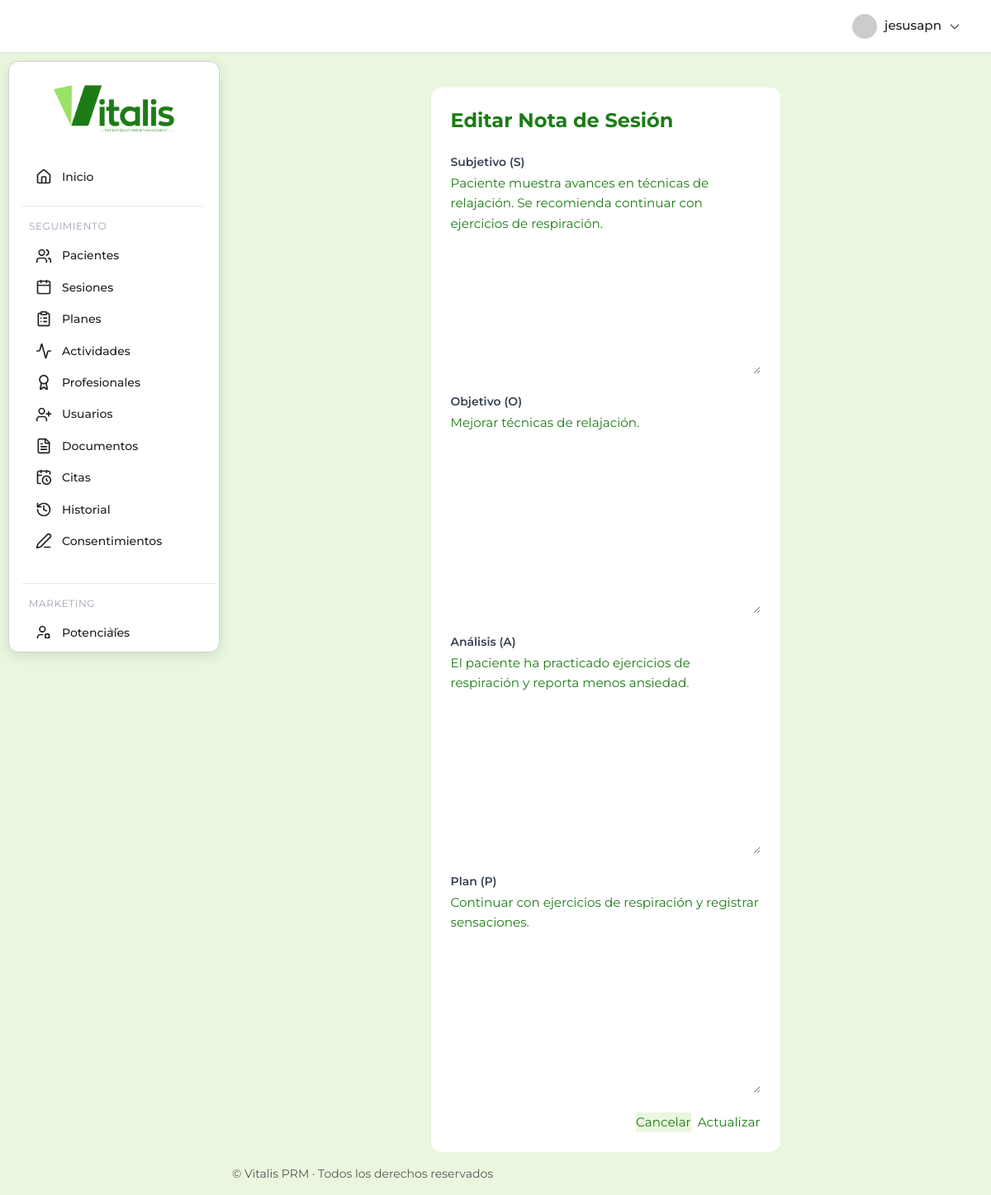
/consultorio/notas/1/editar/ (signed in), run on the app's committed database.
### prm_salud/consultorio/models.py (models this page shows, shortened)
class NotaSesion(models.Model):
    VALORACION_CHOICES = [(i, str(i)) for i in range(1, 11)] # Escala del 1 al 10
    sesion = models.OneToOneField(Sesion, on_delete=models.CASCADE, related_name='nota_sesion', verbose_name="Sesión")
    paciente = models.ForeignKey(Paciente, on_delete=models.CASCADE, related_name='notas_sesion', verbose_name="Paciente")
    profesional = models.ForeignKey(Profesional, on_delete=models.CASCADE, related_name='notas_creadas', verbose_name="Profesional")
    fecha_nota = models.DateField(auto_now_add=True, verbose_name="Fecha de Nota")
    subjetivo = models.TextField(blank=True, verbose_name="Subjetivo (S)")
    objetivo = models.TextField(blank=True, verbose_name="Objetivo (O)")
    analisis = models.TextField(blank=True, verbose_name="Análisis (A)")
    plan = models.TextField(blank=True, verbose_name="Plan (P)")
    diagnostico_dsm = models.CharField(max_length=100, blank=True, null=True, verbose_name="Diagnóstico (DSM-5)")
    progreso_subjetivo_paciente = models.IntegerField(blank=True, null=True, choices=VALORACION_CHOICES, verbose_name="Progreso Subjetivo del Paciente (1-10)")
    progreso_objetivo_profesional = models.IntegerField(blank=True, null=True, choices=VALORACION_CHOICES, verbose_name="Progreso Objetivo del Profesional (1-10)")
    tareas_asignadas = models.TextField(blank=True, verbose_name="Tareas Asignadas")
    temas_abordados = models.CharField(max_length=255, blank=True, verbose_name="Temas Abordados (Separar por comas)")
    generated_summary = models.TextField(blank=True, null=True, verbose_name="Resumen Generado por IA")
    etiquetas = TaggableManager(blank=True) # Requiere migración y posible uso de django-taggit
    class Meta:
        verbose_name = "Nota de Sesión"
        verbose_name_plural = "Notas de Sesión"
        ordering = ['-fecha_nota']

### prm_salud/consultorio/views.py (the view)
# urls.py: path('notas/<int:pk>/editar/', views.NotaSesionUpdateView.as_view(), name='nota_update'),
class NotaSesionUpdateView(UpdateView):
    model = NotaSesion
    fields = ['subjetivo', 'objetivo', 'analisis', 'plan']
    template_name = 'consultorio/notas/nota_form.html'
    context_object_name = 'nota'
    success_url = '/consultorio/sesiones/'

### prm_salud/consultorio/templates/consultorio/notas/nota_form.html (shortened to what this page needs)
{% extends 'consultorio/base.html' %}
{% load static %}
{% load widget_tweaks %}
{% block content %}
<div class="max-w-2xl mx-auto card bg-white p-6 mt-8 shadow-sm rounded-xl">
  <h1 class="text-2xl font-bold mb-6">
    {% if object %}Editar Nota de Sesión{% else %}Registrar Nueva Nota de Sesión{% endif %}
  </h1>
  <form method="post" class="space-y-4">
    {% for field in form %}
    <div class="mb-4">
      <label for="{{ field.id_for_label }}" class="block mb-1 text-sm font-semibold text-gray-700">
        {{ field.label }}
      </label>
      {{ field|add_class:"input-field w-full" }}
    </div>
    {% endfor %}
    <div class="flex justify-end gap-2 mt-6">
      <a
        href="{% url 'consultorio:paciente_detail' form.instance.sesion.paciente.id_paciente %}"
        class="btn-primary"
        style="background: var(--bg-light); color: var(--text-main);"
      >
        Cancelar
      </a>
      <button type="submit" class="btn-primary">
        {% if object %}Actualizar{% else %}Registrar{% endif %}
      </button>
    </div>
  </form>
</div>
{% endblock %}

### prm_salud/consultorio/templates/consultorio/base.html (shortened to what this page needs)
{% load static %}
<!DOCTYPE html>
<html lang="es">
  <head>
    <link
      href="https://cdn.jsdelivr.net/npm/tailwindcss@2.2.19/dist/tailwind.min.css"
      rel="stylesheet"
    />
    <link
      rel="stylesheet"
      href="https://cdn.jsdelivr.net/npm/flatpickr/dist/flatpickr.min.css"
    />
    <link rel="stylesheet" href="{% static 'consultorio/css/main.css' %}" />
  </head>
  <body class="main-body-layout bg-[#e9f7df] text-text-main font-montserrat">
    <header
      class="flex justify-end items-center px-6 py-3 shadow-sm sticky top-0 left-0 right-0 z-20 w-full header-modern border-b border-gray-200"
    >
      <div class="relative">
        {% if user.is_authenticated %}
        <button
          id="user-menu-btn"
          onclick="toggleUserDropdown()"
          class="flex items-center gap-2 rounded-full px-3 py-1 hover:bg-gray-100 focus:outline-none focus:ring-2 focus:ring-primary"
        >
          <img
            src="https://ui-avatars.com/api/?name={{ user.get_full_name|default:user.username }}&background=4f46e5&color=fff&rounded=true&size=32"
            alt="Avatar"
            class="rounded-full shadow-sm border border-white"
          />
          <span class="font-medium"
            >{{ user.get_full_name|default:user.username }}</span
          >
          <svg
            fill="none"
            stroke="currentColor"
            stroke-width="2"
            stroke-linecap="round"
            stroke-linejoin="round"
            viewBox="0 0 24 24"
            class="w-4 h-4 text-gray-400"
          >
            <path d="M19 9l-7 7-7-7"></path>
          </svg>
        </button>
        {% endif %} {% block header_actions %}{% endblock %}
      </div>
    </header>
    <div class="content-wrapper">
      <aside
        class="sidebar-card-container"
        style="
          top: calc(64px + 10px);
          left: 10px;
          height: calc(100vh - (64px + 10px) - 10px);
        "
      >
        <div class="flex justify-center items-center h-28">
          <a href="{% url 'consultorio:dashboard' %}">
            <img
              src="{% static 'consultorio/img/PRMlogo.png' %}"
              alt="Logo Vitalis PRM"
              class="h-16 transition-transform duration-200 hover:scale-105"
            />
          </a>
        </div>
        <nav
          id="sidebar-scroll"
          class="flex flex-col gap-2 px-4 pr-2 overflow-y-scroll hide-scrollbar relative"
        >
          <a
            href="{% url 'consultorio:dashboard' %}"
            class="sidebar-link flex items-center gap-3 py-3 px-3 rounded-lg {% if request.path == '/consultorio/' %}sidebar-active{% endif %}"
          >
            <i data-lucide="home" class="w-5 h-5"></i><span>Inicio</span>
          </a>
          <div class="mt-2 border-t border-gray-200 pt-4 mr-4">
            <h3
              class="text-xs text-gray-400 uppercase tracking-wider mb-2 ml-2"
            >
              Seguimiento
            </h3>
            <a
              href="{% url 'consultorio:paciente_list' %}"
              class="sidebar-link flex items-center gap-3 py-3 px-3 rounded-lg {% if 'pacientes' in request.path %}sidebar-active{% endif %}"
            >
              <i data-lucide="users" class="w-5 h-5"></i><span>Pacientes</span>
            </a>
            <a
              href="{% url 'consultorio:sesion_list' %}"
              class="sidebar-link flex items-center gap-3 py-3 px-3 rounded-lg {% if 'sesiones' in request.path %}sidebar-active{% endif %}"
            >
              <i data-lucide="calendar" class="w-5 h-5"></i
              ><span>Sesiones</span>
            </a>
            <a
              href="{% url 'consultorio:plan_list' %}"
              class="sidebar-link flex items-center gap-3 py-3 px-3 rounded-lg {% if 'planes' in request.path %}sidebar-active{% endif %}"
            >
              <i data-lucide="clipboard-list" class="w-5 h-5"></i
              ><span>Planes</span>
            </a>
            <a
              href="{% url 'consultorio:actividad_list' %}"
              class="sidebar-link flex items-center gap-3 py-3 px-3 rounded-lg {% if 'actividades' in request.path %}sidebar-active{% endif %}"
            >
              <i data-lucide="activity" class="w-5 h-5"></i
              ><span>Actividades</span>
            </a>
            <a
              href="{% url 'consultorio:profesional_list' %}"
              class="sidebar-link flex items-center gap-3 py-3 px-3 rounded-lg {% if 'profesionales' in request.path %}sidebar-active{% endif %}"
            >
              <i data-lucide="award" class="w-5 h-5"></i
              ><span>Profesionales</span>
            </a>
            <a
              href="{% url 'consultorio:user_list' %}"
              class="sidebar-link flex items-center gap-3 py-3 px-3 rounded-lg {% if 'usuarios' in request.path %}sidebar-active{% endif %}"
            >
              <i data-lucide="user-plus" class="w-5 h-5"></i
              ><span>Usuarios</span>
            </a>
            <a
              href="{% url 'consultorio:documentopaciente_list' %}"
              class="sidebar-link flex items-center gap-3 py-3 px-3 rounded-lg {% if 'documentos' in request.path %}sidebar-active{% endif %}"
            >
              <i data-lucide="file-text" class="w-5 h-5"></i
              ><span>Documentos</span>
            </a>
            <a
              href="{% url 'consultorio:cita_list' %}"
              class="sidebar-link flex items-center gap-3 py-3 px-3 rounded-lg {% if 'citas' in request.path %}sidebar-active{% endif %}"
            >
              <i data-lucide="calendar-clock" class="w-5 h-5"></i
              ><span>Citas</span>
            </a>
            <a
              href="{% url 'consultorio:historialcambios_list' %}"
              class="sidebar-link flex items-center gap-3 py-3 px-3 rounded-lg {% if 'historiales' in request.path %}sidebar-active{% endif %}"
            >
              <i data-lucide="history" class="w-5 h-5"></i
              ><span>Historial</span>
            </a>
            <a
              href="{% url 'consultorio:consentimiento_list' %}"
              class="sidebar-link flex items-center gap-3 py-3 px-3 rounded-lg {% if 'consentimientos' in request.path %}sidebar-active{% endif %}"
            >
              <i data-lucide="pen-line" class="w-5 h-5"></i
              ><span>Consentimientos</span>
            </a>
          </div>
          <div class="mt-6 border-t border-gray-200 pt-4">
            <h3
              class="text-xs text-gray-400 uppercase tracking-wider mb-2 ml-2"
            >
              Marketing
            </h3>
            <a
              href="{% url 'consultorio:pacientepotencial_list' %}"
              class="sidebar-link flex items-center gap-3 py-3 px-3 rounded-lg {% if 'marketing/potenciales' in request.path %}sidebar-active{% endif %}"
            >
              <i data-lucide="user-search" class="w-5 h-5"></i
              ><span>Potenciales</span>
            </a>
          </div>
        </nav>
        <div id="scroll-indicator" class="flex justify-center -mt-2">
          <i
            data-lucide="chevron-down"
            class="w-5 h-5 text-gray-400 animate-bounce"
          ></i>
        </div>
      </aside>
      <main class="flex-1 overflow-auto main-content-offset">
        {% block content %}{% endblock %}
      </main>
    </div>
    <footer
      class="text-sm text-text-main py-4 mt-auto"
      style="
        border-top: none;
        text-align: left;
        padding-left: calc(16rem + 20px + 5px);
      "
    >
      &copy; {{ now|date:"Y" }} Vitalis PRM · Todos los derechos reservados
    </footer>
  </body>
</html>

### prm_salud/consultorio/static/consultorio/css/main.css (style rules this page uses)
:root { --primary: #A3D65C; --primary-dark: #2E7D32; --primary-hover: #2E7D32; --accent: #A3D65C; --warning: #FFCC00; --danger: #E74C3C; --info: #3498DB; --bg-light: #e9f7df; --bg-section: #F9F9F9; --bg-hover: #F1F8E9; --card-shadow: 0 4px 16px rgba(0,0,0,0.1); --table-border: #D3D3D3; --text-primary: #212121; --text-secondary: #555555; --text-light: #ECF0F1; --border-light: #D3D3D3; --border-dark: #2E7D32; --sidebar-bg: #FFFFFF; --sidebar-border: #D3D3D3; --sidebar-hover-bg: #F1F8E9; --text-white: #fff; --text-muted: var(--text-secondary); --btn-secondary: #D3D3D3; --btn-secondary-hover: #B0B0B0; --icon-main: #2E7D32; --icon-hover: #A3D65C; }
body { font-family: 'Montserrat', 'Segoe UI', Arial, sans-serif !important; font-size: 0.95rem; line-height: 1.6; color: #1D7B16; background-color: var(--bg-light); min-height: 100vh; display: flex; flex-direction: column; transition: background-color 0.3s ease, color 0.3s ease; margin: 0; }
aside { display: flex; flex-direction: column; overflow-y: auto; flex-shrink: 0; transition: background-color 0.3s ease; }
aside a img { height: 3.5rem; display: block; margin: 0 auto; transition: transform 0.2s ease-in-out; }
aside nav { flex-grow: 1; padding: 0.5rem 0; font-size: 0.875rem; display: flex; flex-direction: column; gap: 0.5rem; overflow-y: auto; padding-right: 4px; }
.sidebar-link { display: flex; align-items: center; padding: 0.5rem 1rem; border-radius: 0.25rem; transition: background-color 0.2s ease, color 0.2s ease; font-weight: 500; cursor: pointer; color: var(--text-primary); }
header { padding: 1rem 2rem; display: flex; align-items: center; justify-content: space-between; z-index: 10; flex-shrink: 0; transition: background-color 0.3s ease; }
header #user-menu-btn { display: flex; align-items: center; gap: 0.5rem; padding: 0.5rem 0.75rem; border-radius: 9999px; cursor: pointer; background-color: transparent; border: none; transition: background-color 0.2s ease; outline: none; }
header #user-menu-btn img { height: 2rem; width: 2rem; border-radius: 9999px; box-shadow: 0 1px 2px rgba(0,0,0,0.05); }
header #user-menu-btn span { font-weight: 500; color: var(--text-primary); }
header #user-menu-btn svg { width: 1rem; height: 1rem; color: var(--text-secondary); }
main { flex: 1; display: flex; flex-direction: column; min-height: 0; padding: 2.5rem 2rem; overflow-y: auto; }
footer { text-align: center; font-size: 0.75rem; color: var(--text-secondary); padding: 1.5rem 0; border-top: 1px solid var(--border-light); background: var(--bg-section); box-shadow: none; flex-shrink: 0; width: 100%; }
body, .font-montserrat { font-family: 'Montserrat', 'Segoe UI', Arial, sans-serif !important; }
:root { --bg-sidebar-dark: #FFFFFF; --border-sidebar-border: var(--border-light); --sidebar-hover-bg: #F0F0F0; --text-white: #fff; --text-muted: var(--text-secondary); }
.sidebar-card-container { overflow-y: hidden; }
.sidebar-card-container nav { overflow-y: auto; padding-right: 4px; }

### prm_salud/consultorio/templates/consultorio/base.html (style rules this page uses)
.header-modern { height: 64px; background-color: var(--sidebar-bg); color: var(--text-primary); }
body.main-body-layout { display: flex; flex-direction: column; min-height: 100vh; }
.content-wrapper { display: flex; flex: 1; padding-top: 10px; padding-left: 10px; padding-right: 20px; gap: 20px; align-items: flex-start; }
.sidebar-card-container { width: 16rem; background-color: var(--sidebar-bg); border-radius: 12px; box-shadow: var(--card-shadow); border: 1px solid var(--sidebar-border); color: var(--text-primary); overflow-y: hidden; position: fixed; top: calc(64px + 10px); left: 10px; height: calc(100vh - (64px + 10px) - 10px); flex-shrink: 0; padding-bottom: 1rem; display: flex; flex-direction: column; color: #0a090c; scrollbar-width: none; -ms-overflow-style: none; }
.sidebar-card-container nav { flex: 1 1 auto; min-height: 0; overflow-y: auto; padding-right: 4px; }
.sidebar-card-container > div { flex-shrink: 0; }
.sidebar-link { transition: all 0.2s ease-in-out; color: var(--text-primary); border-radius: 0.25rem; }
footer { width: 100%; border-top: none !important; color: var(--text-secondary); background: transparent !important; box-shadow: none !important; }
.main-content-offset { margin-left: calc( 16rem + 20px ); flex: 1; padding: 0; }
.hide-scrollbar { scrollbar-width: none; -ms-overflow-style: none; }
#scroll-indicator { pointer-events: none; position: absolute; bottom: 1rem; left: 0; right: 0; z-index: 10; }

### data on the page
NotaSesion: form "Paciente muestra avances en técnicas de relajación. Se recomienda continuar con ejercicios de respiración." "Mejorar técnicas de relajación." "El paciente ha practicado ejercicios de respiración y reporta menos ansiedad." "Continuar con ejercicios de respiración y registrar sensaciones."

### other printed values
{{ user.get_full_name|default:user.username }} "jesusapn"
{{ field.label }} "Subjetivo (S)" "Objetivo (O)" "Análisis (A)" "Plan (P)"
